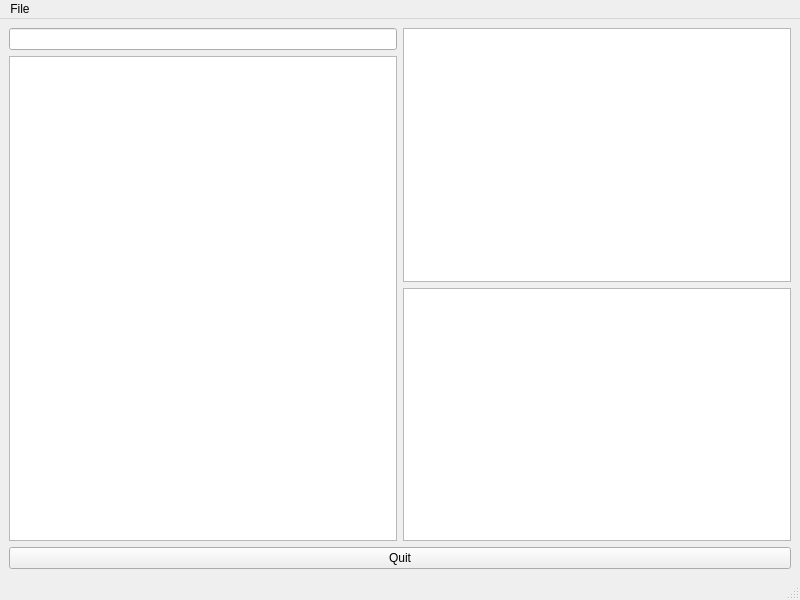
<?xml version="1.0" encoding="UTF-8"?>
<ui version="4.0">
 <class>MainWindow</class>
 <widget class="QMainWindow" name="MainWindow">
  <property name="geometry">
   <rect>
    <x>0</x>
    <y>0</y>
    <width>800</width>
    <height>600</height>
   </rect>
  </property>
  <property name="windowTitle">
   <string>Grammar Glossary</string>
  </property>
  <widget class="QWidget" name="centralwidget">
   <layout class="QVBoxLayout" name="verticalLayout_3">
    <item>
     <layout class="QHBoxLayout" name="horizontalLayout">
      <item>
       <layout class="QVBoxLayout" name="verticalLayout_2">
        <item>
         <widget class="QLineEdit" name="wid_leInput"/>
        </item>
        <item>
         <widget class="QListWidget" name="wid_lstWords"/>
        </item>
       </layout>
      </item>
      <item>
       <layout class="QHBoxLayout" name="horizontalLayout_2">
        <item>
         <layout class="QVBoxLayout" name="verticalLayout">
          <item>
           <widget class="QPlainTextEdit" name="wid_pleDis">
            <property name="font">
             <font>
              <pointsize>12</pointsize>
             </font>
            </property>
           </widget>
          </item>
          <item>
           <widget class="QListWidget" name="wid_lstKeywords"/>
          </item>
         </layout>
        </item>
       </layout>
      </item>
     </layout>
    </item>
    <item>
     <widget class="QPushButton" name="pushButton">
      <property name="text">
       <string>Quit</string>
      </property>
     </widget>
    </item>
   </layout>
  </widget>
  <widget class="QMenuBar" name="menubar">
   <property name="geometry">
    <rect>
     <x>0</x>
     <y>0</y>
     <width>800</width>
     <height>21</height>
    </rect>
   </property>
   <widget class="QMenu" name="menuFile">
    <property name="title">
     <string>File</string>
    </property>
    <addaction name="actionQuit"/>
   </widget>
   <addaction name="menuFile"/>
  </widget>
  <widget class="QStatusBar" name="statusbar"/>
  <action name="actionQuit">
   <property name="text">
    <string>Quit</string>
   </property>
  </action>
 </widget>
 <tabstops>
  <tabstop>wid_leInput</tabstop>
  <tabstop>wid_lstWords</tabstop>
  <tabstop>wid_lstKeywords</tabstop>
  <tabstop>wid_pleDis</tabstop>
  <tabstop>pushButton</tabstop>
 </tabstops>
 <resources/>
 <connections>
  <connection>
   <sender>pushButton</sender>
   <signal>clicked()</signal>
   <receiver>MainWindow</receiver>
   <slot>close()</slot>
   <hints>
    <hint type="sourcelabel">
     <x>399</x>
     <y>559</y>
    </hint>
    <hint type="destinationlabel">
     <x>399</x>
     <y>299</y>
    </hint>
   </hints>
  </connection>
  <connection>
   <sender>actionQuit</sender>
   <signal>triggered()</signal>
   <receiver>MainWindow</receiver>
   <slot>close()</slot>
   <hints>
    <hint type="sourcelabel">
     <x>-1</x>
     <y>-1</y>
    </hint>
    <hint type="destinationlabel">
     <x>399</x>
     <y>299</y>
    </hint>
   </hints>
  </connection>
 </connections>
</ui>
